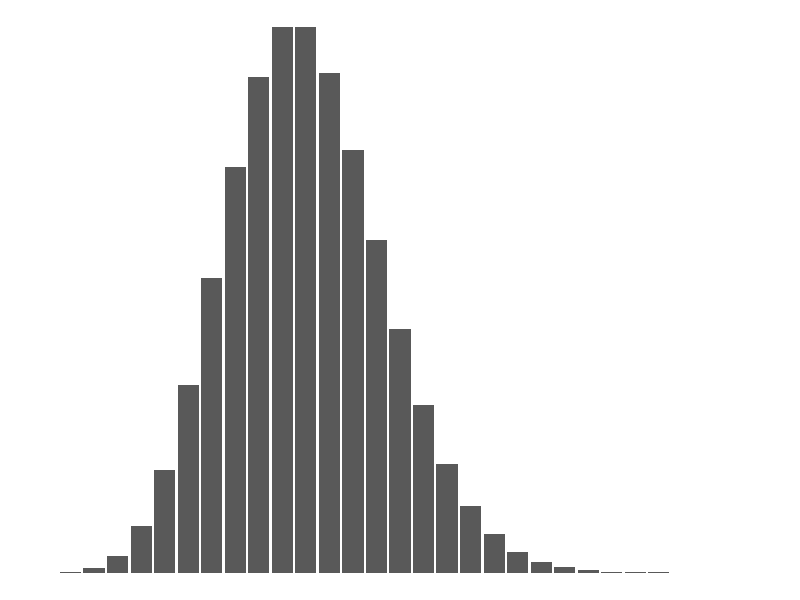
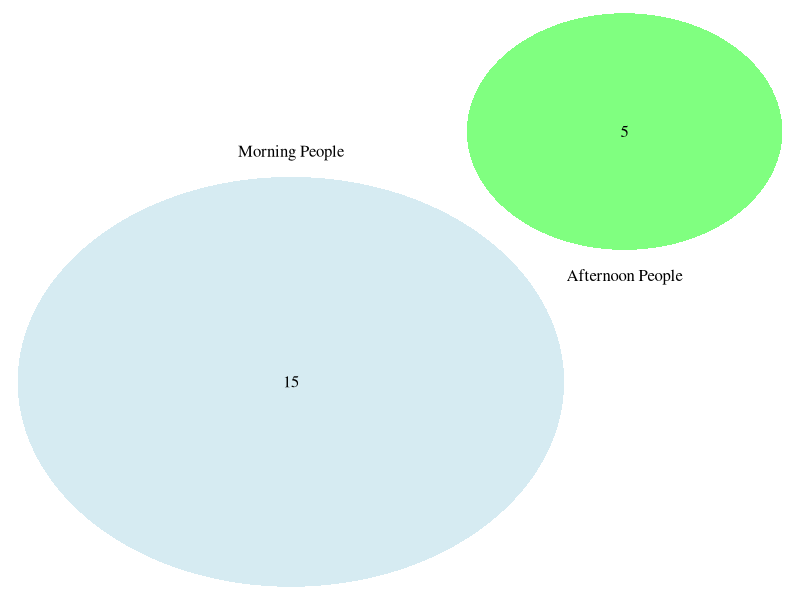
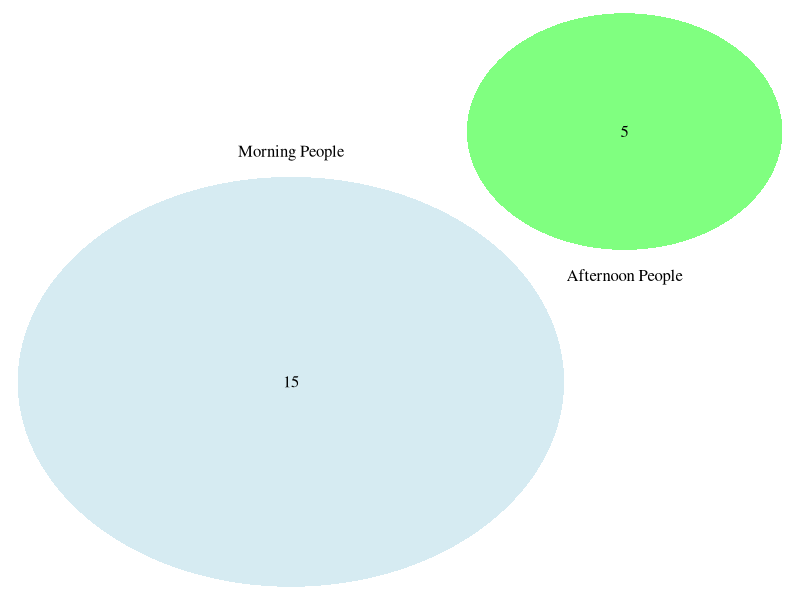
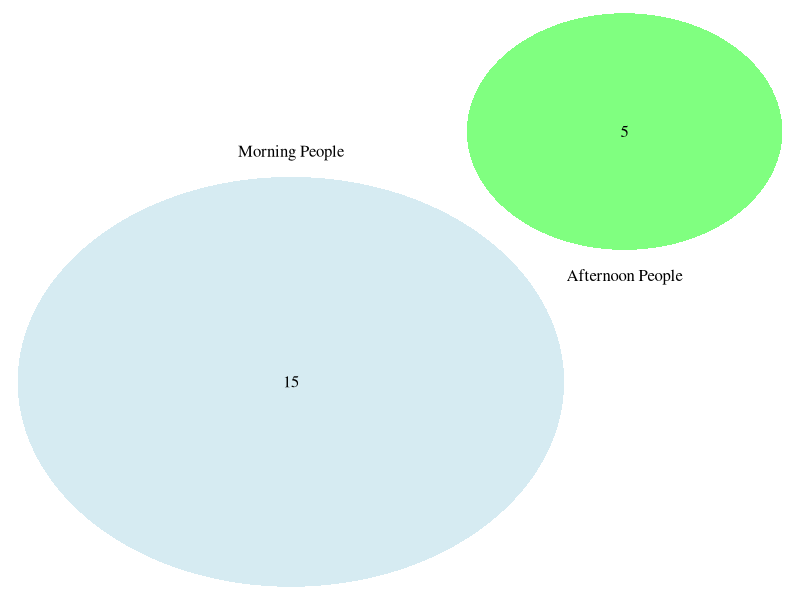
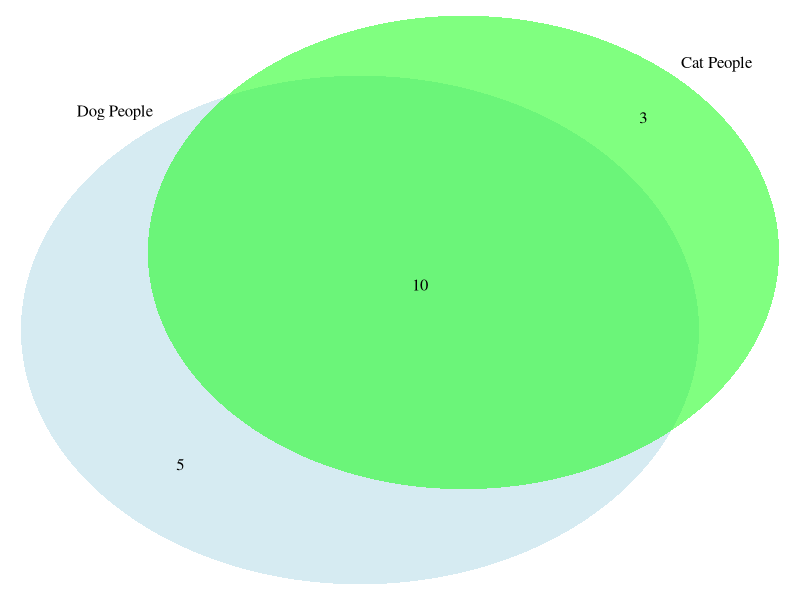
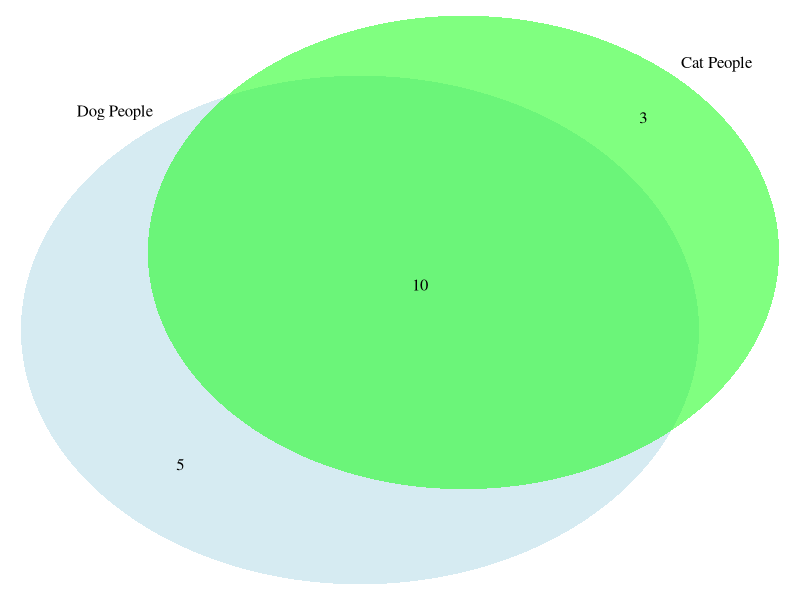
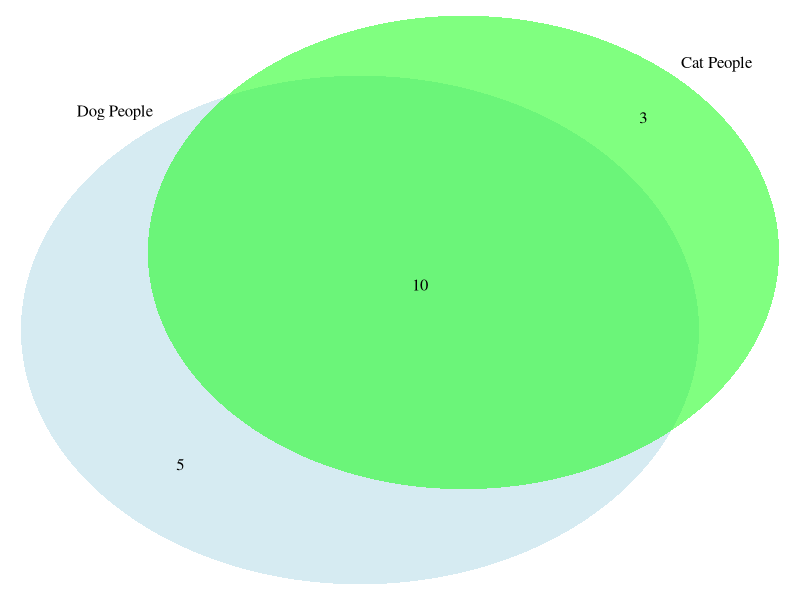

Recreate these plots in R, in order.
## ---- chunk 1
knitr::opts_chunk$set(echo = FALSE)
library(tidyverse)
library(sn)
library(VennDiagram)
library(tidyverse)
library(knitr)
library(kableExtra)
theme_set(theme_void())
## ---- chunk 2
X <- 0:30
Y <- dpois(X,11)
ggplot() + geom_col(aes(x = X, y = Y))
## ---- chunk 3
grid.newpage()
d <- draw.pairwise.venn(area1 = 15, area2 = 5, cross.area = 0, category = c("Morning People", 
    "Afternoon People"), lty = rep("blank", 2), fill = c("light blue", "green"), 
    alpha = rep(0.5, 2), cat.pos = c(0, 180), euler.d = TRUE, sep.dist = 0.03, 
    rotation.degree = 45)
## ---- chunk 4
grid.newpage()
d <- draw.pairwise.venn(area1 = 15, area2 = 5, cross.area = 0, category = c("Morning People", 
    "Afternoon People"), lty = rep("blank", 2), fill = c("light blue", "green"), 
    alpha = rep(0.5, 2), cat.pos = c(0, 180), euler.d = TRUE, sep.dist = 0.03, 
    rotation.degree = 45)
## ---- chunk 5
grid.newpage()
d <- draw.pairwise.venn(area1 = 15, area2 = 5, cross.area = 0, category = c("Morning People", 
    "Afternoon People"), lty = rep("blank", 2), fill = c("light blue", "green"), 
    alpha = rep(0.5, 2), cat.pos = c(0, 180), euler.d = TRUE, sep.dist = 0.03, 
    rotation.degree = 45)
## ---- chunk 6
grid.newpage()
d <- draw.pairwise.venn(area1 = 15, area2 = 13, cross.area = 10, category = c("Dog People", 
    "Cat People"), lty = rep("blank", 2), fill = c("light blue", "green"), 
    alpha = rep(0.5, 2), cat.pos = c(320,45), euler.d = TRUE, sep.dist = 0.03, 
    rotation.degree = 45)
## ---- chunk 7
grid.newpage()
d <- draw.pairwise.venn(area1 = 15, area2 = 13, cross.area = 10, category = c("Dog People", 
    "Cat People"), lty = rep("blank", 2), fill = c("light blue", "green"), 
    alpha = rep(0.5, 2), cat.pos = c(320,45), euler.d = TRUE, sep.dist = 0.03, 
    rotation.degree = 45)
## ---- chunk 8
grid.newpage()
d <- draw.pairwise.venn(area1 = 15, area2 = 13, cross.area = 10, category = c("Dog People", 
    "Cat People"), lty = rep("blank", 2), fill = c("light blue", "green"), 
    alpha = rep(0.5, 2), cat.pos = c(320,45), euler.d = TRUE, sep.dist = 0.03, 
    rotation.degree = 45)
